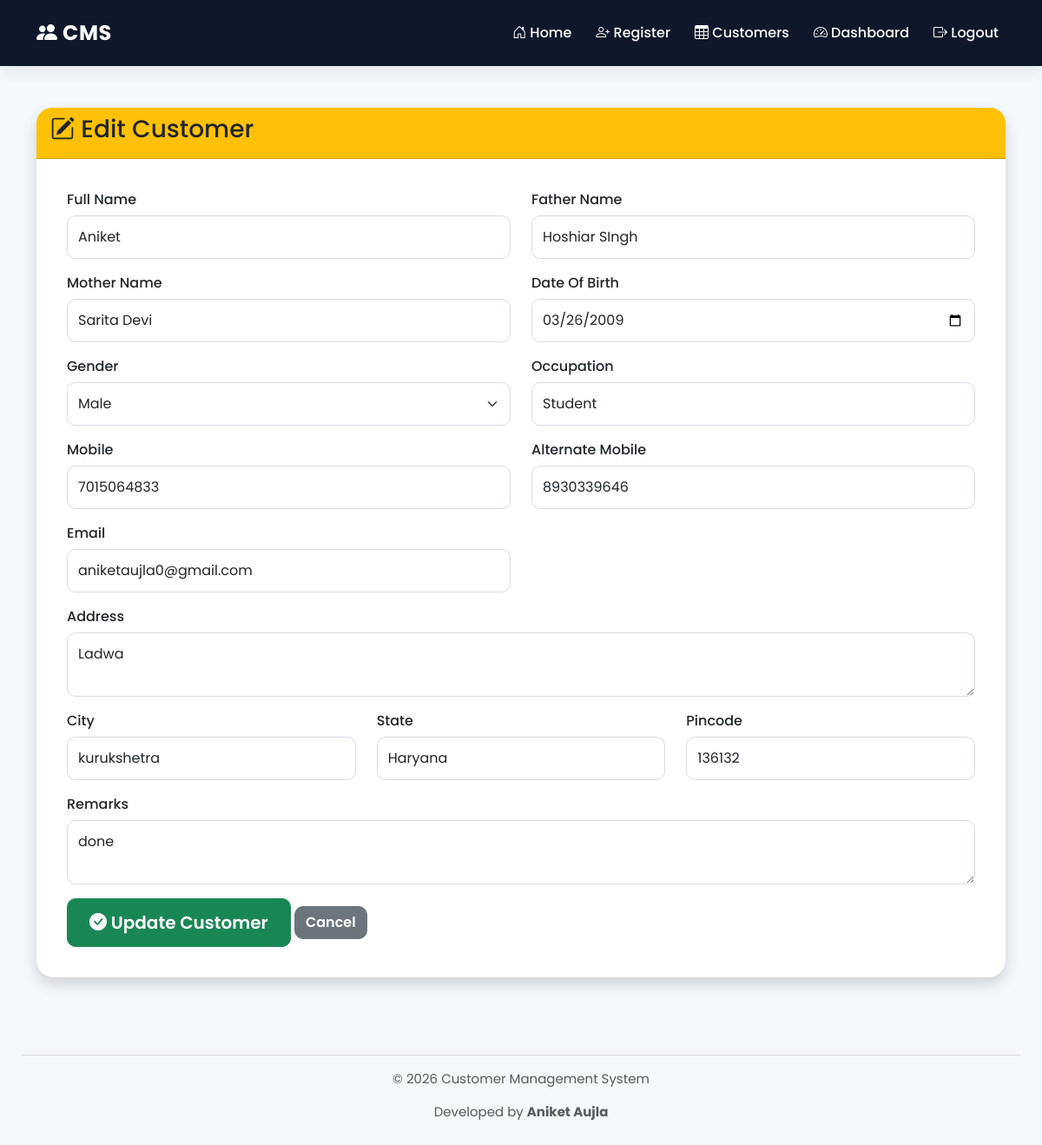
Page /edit/1 (signed in) on the committed database.
### tables this page shows
CREATE TABLE customers(

    id INTEGER PRIMARY KEY AUTOINCREMENT,

    full_name TEXT NOT NULL,

    father_name TEXT,

    mother_name TEXT,

    dob TEXT,

    gender TEXT,

    occupation TEXT,

    mobile TEXT,

    alternate_mobile TEXT,

    email TEXT,

    address TEXT,

    city TEXT,

    state TEXT,

    pincode TEXT,

    remarks TEXT,

    created_at TIMESTAMP DEFAULT CURRENT_TIMESTAMP,

    photo TEXT,

    document TEXT

);

### app.py (the view)
@app.route("/edit/<int:id>")
def edit(id):
    if "admin" not in session:
        return redirect("/login")
    connection = get_connection()
    cursor = connection.cursor()
    cursor.execute(
        "SELECT * FROM customers WHERE id=?",
        (id,)
    )
    customer = cursor.fetchone()
    cursor.close()
    connection.close()
    return render_template(
        "edit.html",
        customer=customer
    )

### database.py (called while the page is built)
def get_connection():
    connection = sqlite3.connect("customers.db")
    return connection

### templates/edit.html (shortened to what this page needs)
{% extends "base.html" %}
{% block content %}
<div class="card shadow">
<div class="card-header bg-warning">
<h3>
<i class="bi bi-pencil-square"></i>
Edit Customer
</h3>
</div>
<div class="card-body">
<form action="/update/{{ customer[0] }}" method="POST">
<div class="row">
<div class="col-md-6 mb-3">
<label>Full Name</label>
<input
type="text"
name="full_name"
class="form-control"
value="{{ customer[1] }}"
required>
</div>
<div class="col-md-6 mb-3">
<label>Father Name</label>
<input
type="text"
name="father_name"
class="form-control"
value="{{ customer[2] }}">
</div>
<div class="col-md-6 mb-3">
<label>Mother Name</label>
<input
type="text"
name="mother_name"
class="form-control"
value="{{ customer[3] }}">
</div>
<div class="col-md-6 mb-3">
<label>Date Of Birth</label>
<input
type="date"
name="dob"
class="form-control"
value="{{ customer[4] }}">
</div>
<div class="col-md-6 mb-3">
<label>Gender</label>
<select
name="gender"
class="form-select">
<option {% if customer[5]=="Male" %}selected{% endif %}>Male</option>
</select>
</div>
<div class="col-md-6 mb-3">
<label>Occupation</label>
<input
type="text"
name="occupation"
class="form-control"
value="{{ customer[6] }}">
</div>
<div class="col-md-6 mb-3">
<label>Mobile</label>
<input
type="text"
name="mobile"
class="form-control"
value="{{ customer[7] }}">
</div>
<div class="col-md-6 mb-3">
<label>Alternate Mobile</label>
<input
type="text"
name="alternate_mobile"
class="form-control"
value="{{ customer[8] }}">
</div>
<div class="col-md-6 mb-3">
<label>Email</label>
<input
type="email"
name="email"
class="form-control"
value="{{ customer[9] }}">
</div>
<div class="mb-3">
<label>Address</label>
<textarea
name="address"
class="form-control">{{ customer[10] }}</textarea>
</div>
<div class="col-md-4 mb-3">
<label>City</label>
<input
type="text"
name="city"
class="form-control"
value="{{ customer[11] }}">
</div>
<div class="col-md-4 mb-3">
<label>State</label>
<input
type="text"
name="state"
class="form-control"
value="{{ customer[12] }}">
</div>
<div class="col-md-4 mb-3">
<label>Pincode</label>
<input
type="text"
name="pincode"
class="form-control"
value="{{ customer[13] }}">
</div>
<div class="mb-3">
<label>Remarks</label>
<textarea
name="remarks"
class="form-control">{{ customer[14] }}</textarea>
</div>
</div>
<button class="btn btn-success btn-lg">
<i class="bi bi-check-circle-fill"></i>
Update Customer
</button>
<a href="/customers"
class="btn btn-secondary">
Cancel
</a>
</form>
</div>
</div>
{% endblock %}

### templates/base.html (shortened to what this page needs)
<!DOCTYPE html>
<html lang="en">
<head>
    <link rel="stylesheet"
    href="https://cdn.jsdelivr.net/npm/bootstrap-icons@1.11.3/font/bootstrap-icons.min.css">
    <link href="https://cdn.jsdelivr.net/npm/bootstrap@5.3.3/dist/css/bootstrap.min.css" rel="stylesheet">
    <link rel="stylesheet" href="{{ url_for('static', filename='css/style.css') }}">
</head>
<body>
<nav class="navbar navbar-expand-lg navbar-dark custom-navbar">
<div class="container">
<a class="navbar-brand fw-bold" href="/">
<i class="bi bi-people-fill"></i>
CMS
</a>
<div class="collapse navbar-collapse"
id="navbar">
<ul class="navbar-nav ms-auto">
<li class="nav-item">
<a class="nav-link" href="/">
<i class="bi bi-house-door"></i>
Home
</a>
</li>
<li class="nav-item">
<a class="nav-link" href="/register">
<i class="bi bi-person-plus"></i>
Register
</a>
</li>
<li class="nav-item">
<a class="nav-link" href="/customers">
<i class="bi bi-table"></i>
Customers
</a>
</li>
<li class="nav-item">
<a class="nav-link" href="/dashboard">
<i class="bi bi-speedometer2"></i>
Dashboard
</a>
</li>
<li class="nav-item">
<a class="nav-link text-warning" href="/logout">
<i class="bi bi-box-arrow-right"></i>
Logout
</a>
</li>
</ul>
</div>
</div>
</nav>
<div class="container mt-5">
{% block content %}
{% endblock %}
</div>
<footer class="mt-5">
<hr>
<div class="text-center text-muted">
<p>
© 2026 Customer Management System
</p>
<p>
Developed by <strong>Aniket Aujla</strong>
</p>
</div>
</footer>
</body>
</html>

### static/css/style.css (style rules this page uses)
* { margin:0; padding:0; box-sizing:border-box; }
body { font-family:'Poppins',sans-serif; background:#f4f7fc; color:#2d3748; }
.custom-navbar { background:#0f172a; padding:15px 0; box-shadow:0 5px 15px rgba(0,0,0,.08); }
.navbar-brand { font-size:24px; letter-spacing:.5px; }
.nav-link { color:white !important; margin-left:12px; font-weight:500; transition:.3s; }
.card { border:none; border-radius:18px; box-shadow:0 10px 25px rgba(0,0,0,.08); transition:.35s; }
.btn { border-radius:12px; font-weight:600; transition:.3s; }
.form-control, .form-select { border-radius:10px; padding:12px; border:1px solid #d6dce5; }
input[type=text] { height:50px; }
footer { margin-top:70px; padding:20px; text-align:center; color:#777; }
.card-header { border-radius:18px 18px 0 0 !important; }
.card-body { padding:35px; }
.btn-lg { padding:12px 25px; }
input, textarea, select { transition:.3s; }
label { font-weight:500; margin-bottom:6px; }
.card { border:none; border-radius:20px; }
.btn { border-radius:10px; font-weight:600; }
footer { padding:25px; font-size:15px; }

### rows in the picture
customers: full_name "Aniket", father_name "Hoshiar SIngh", mother_name "Sarita Devi", dob "03/26/2009", gender "Male", occupation "Student", mobile "7015064833", alternate_mobile "8930339646", email "aniketaujla0@gmail.com", address "Ladwa", city "kurukshetra", state "Haryana", pincode "136132", remarks "done"
